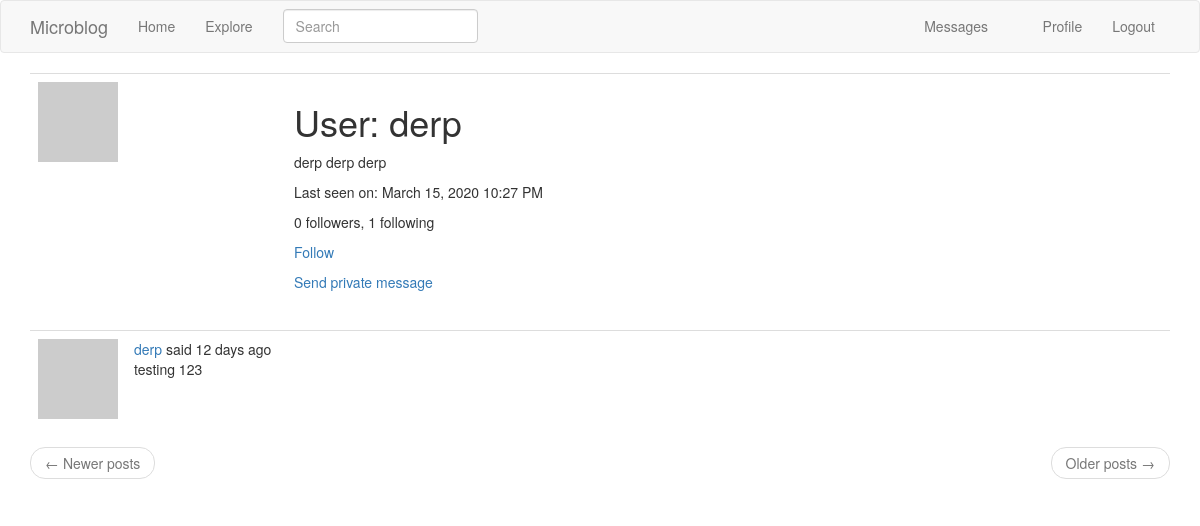
The page /user/derp (signed in) on the database as committed earlier.
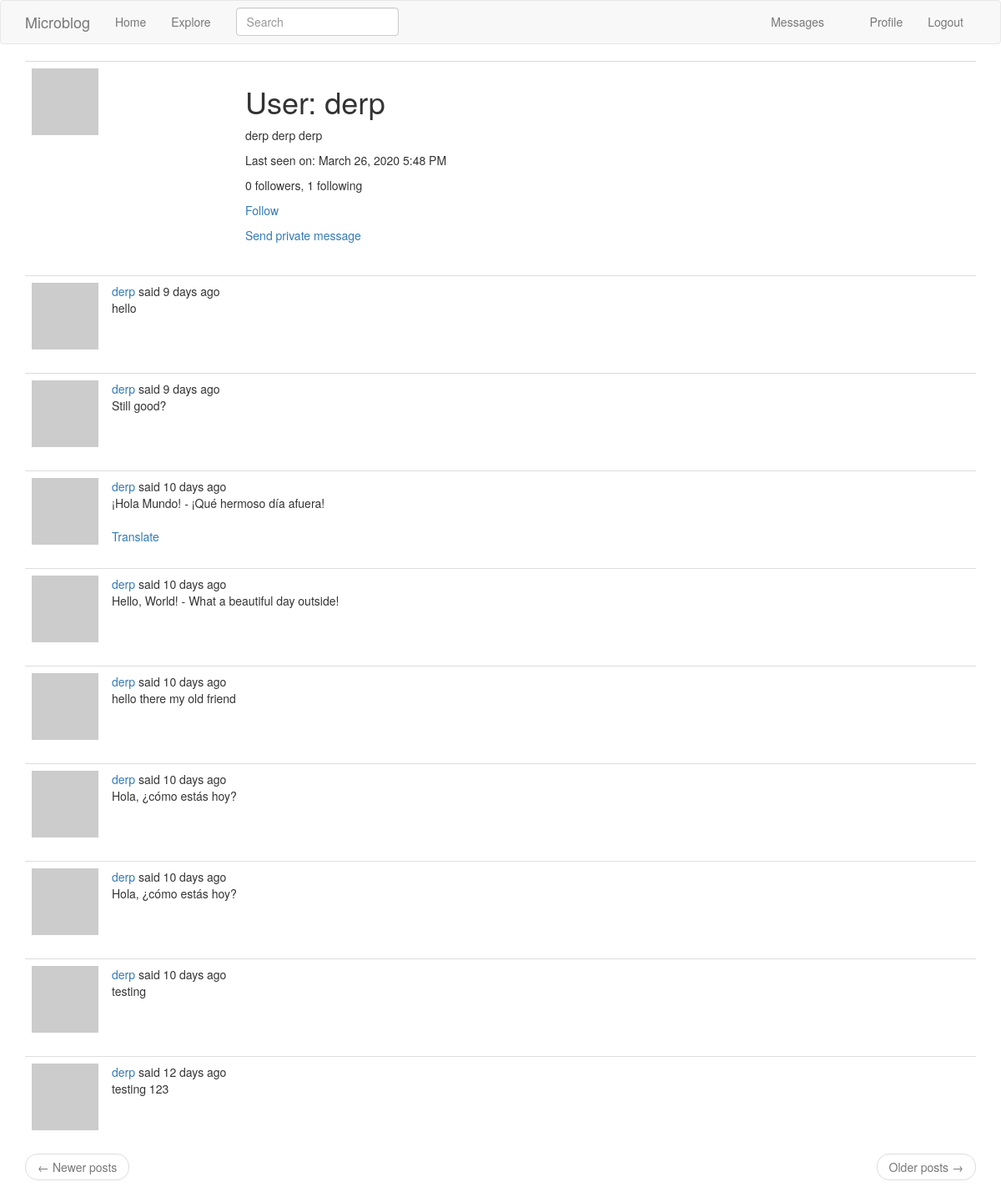
The same page on the database as committed later.
### app/models.py (models this page shows, shortened)
class PaginatedAPIMixin(object):
    @staticmethod
    def to_collection_dict(query, page, per_page, endpoint, **kwargs):
        resources = query.paginate(page, per_page, False)
        data = {
            'items': [item.to_dict() for item in resources.items],
            '_meta': {
                'page': page,
                'per_page': per_page,
                'total_pages': resources.pages,
                'total_items': resources.total
            },
            '_links': {
                'self': url_for(endpoint, page=page, per_page=per_page,
                                **kwargs),
                'next': url_for(endpoint, page=page + 1, per_page=per_page,
                                **kwargs) if resources.has_next else None,
                'prev': url_for(endpoint, page=page - 1, per_page=per_page,
                                **kwargs) if resources.has_prev else None
            }
        }
        return data

class User(PaginatedAPIMixin,UserMixin, db.Model):
    id = db.Column(db.Integer, primary_key=True)
    username = db.Column(db.String(64), index=True, unique=True)
    email = db.Column(db.String(120), index=True, unique=True)
    password_hash = db.Column(db.String(128))
    posts = db.relationship('Post', backref='author', lazy='dynamic')
    about_me = db.Column(db.String(140))
    last_seen = db.Column(db.DateTime, default = datetime.utcnow)
    followed = db.relationship(
        'User', secondary=followers,
        primaryjoin=(followers.c.follower_id == id),
        secondaryjoin=(followers.c.followed_id == id),
        backref=db.backref('followers', lazy='dynamic'), lazy='dynamic')
    messages_sent = db.relationship('Message',
                                    foreign_keys='Message.sender_id',
                                    backref='author', lazy='dynamic')
    messages_received = db.relationship('Message',
                                        foreign_keys='Message.recipient_id',
                                        backref='recipient', lazy='dynamic')
    last_message_read_time = db.Column(db.DateTime)
    notifications = db.relationship('Notification', backref='user',
                                    lazy='dynamic')
    tasks = db.relationship('Task', backref='user', lazy='dynamic')
    token = db.Column(db.String(32), index=True, unique=True)
    token_expiration = db.Column(db.DateTime)
    def avatar(self, size):
        digest = md5(self.email.lower().encode('utf-8')).hexdigest()
        return 'https://www.gravatar.com/avatar/{}?d=identicon&s={}'.format(
            digest, size)
    def is_following(self, user):
        return self.followed.filter(
            followers.c.followed_id == user.id).count() > 0
    def new_messages(self):
        last_read_time = self.last_message_read_time or datetime(1900, 1, 1)
        return Message.query.filter_by(recipient=self).filter(
            Message.timestamp > last_read_time).count()
    def get_tasks_in_progress(self):
        return Task.query.filter_by(user=self, complete=False).all()

class SearchableMixin(object):
    @classmethod
    def before_commit(cls, session):
        session._changes = {
            'add': list(session.new),
            'update': list(session.dirty),
            'delete': list(session.deleted)
        }
    @classmethod
    def after_commit(cls, session):
        for obj in session._changes['add']:
            if isinstance(obj, SearchableMixin):
                add_to_index(obj.__tablename__, obj)
        for obj in session._changes['update']:
            if isinstance(obj, SearchableMixin):
                add_to_index(obj.__tablename__, obj)
        for obj in session._changes['delete']:
            if isinstance(obj, SearchableMixin):
                remove_from_index(obj.__tablename__, obj)
        session._changes = None

class Post(SearchableMixin, db.Model):
    __searchable__ = ['body']
    id = db.Column(db.Integer, primary_key=True)
    body = db.Column(db.String(140))
    timestamp = db.Column(db.DateTime, index=True, default=datetime.utcnow)
    user_id = db.Column(db.Integer, db.ForeignKey('user.id'))
    language = db.Column(db.String(5))

### app/main/routes.py (the view)
@bp.route('/user/<username>')
@login_required
def user(username):
    user = User.query.filter_by(username=username).first_or_404()
    page = request.args.get('page', 1, type=int)
    posts = user.posts.order_by(Post.timestamp.desc()).paginate(
        page, current_app.config['POSTS_PER_PAGE'], False)
    next_url = url_for('main.user', username=user.username,
                       page=posts.next_num) if posts.has_next else None
    prev_url = url_for('main.user', username=user.username,
                       page=posts.prev_num) if posts.has_prev else None
    return render_template('user.html', user=user, posts=posts.items,
                           next_url=next_url, prev_url=prev_url)

### app/main/forms.py
class SearchForm(FlaskForm):
    q = StringField(_l('Search'), validators=[DataRequired()])
    def __init__(self, *args, **kwargs):
        if 'formdata' not in kwargs:
            kwargs['formdata'] = request.args
        if 'csrf_enabled' not in kwargs:
            kwargs['csrf_enabled'] = False
        super(SearchForm, self).__init__(*args, **kwargs)

### app/main/routes.py (called while the page is built)
@bp.before_app_request
def before_request():
    if current_user.is_authenticated:
        current_user.last_seen = datetime.utcnow()
        db.session.commit()
        g.search_form = SearchForm()
    g.locale = str(get_locale())

### app/models.py (called while the page is built)
@login.user_loader
def load_user(id):
    return User.query.get(int(id))

### app/templates/user.html
{% extends "base.html" %}
{% block app_content %}
    <table class="table table-hover">
        <tr>
            <td width="256px"><img src="{{ user.avatar(256) }}"></td>
            <td>
                <h1>{{ _('User') }}: {{ user.username }}</h1>
                {% if user.about_me %}<p>{{ user.about_me }}</p>{% endif %}
                {% if user.last_seen %}
                <p>{{ _('Last seen on') }}: {{ moment(user.last_seen).format('LLL') }}</p>
                {% endif %}
                <p>{{ _('%(count)d followers', count=user.followers.count()) }}, {{ _('%(count)d following', count=user.followed.count()) }}</p>
                {% if user == current_user %}
                <p><a href="{{ url_for('main.edit_profile') }}">{{ _('Edit your profile') }}</a></p>
                {% if not current_user.get_task_in_progress('export_posts') %}
                <p><a href="{{ url_for('main.export_posts') }}">{{ _('Export your posts') }}</a></p>
                {% endif %}
                {% elif not current_user.is_following(user) %}
                <p><a href="{{ url_for('main.follow', username=user.username) }}">{{ _('Follow') }}</a></p>
                {% else %}
                <p><a href="{{ url_for('main.unfollow', username=user.username) }}">{{ _('Unfollow') }}</a></p>
                {% endif %}
                {% if user != current_user %}
                <p><a href="{{ url_for('main.send_message', recipient=user.username) }}">{{ _('Send private message') }}</a></p>
                {% endif %}
            </td>
        </tr>
    </table>
    {% for post in posts %}
        {% include '_post.html' %}
    {% endfor %}
    <nav aria-label="...">
        <ul class="pager">
            <li class="previous{% if not prev_url %} disabled{% endif %}">
                <a href="{{ prev_url or '#' }}">
                    <span aria-hidden="true">&larr;</span> {{ _('Newer posts') }}
                </a>
            </li>
            <li class="next{% if not next_url %} disabled{% endif %}">
                <a href="{{ next_url or '#' }}">
                    {{ _('Older posts') }} <span aria-hidden="true">&rarr;</span>
                </a>
            </li>
        </ul>
    </nav>
{% endblock %}

### app/templates/_post.html (shortened to what this page needs)
    <table class="table table-hover">
        <tr>
            <td width="70px">
                <a href="{{ url_for('main.user', username=post.author.username) }}">
                    <img src="{{ post.author.avatar(70) }}" />
                </a>
            </td>
            <td>
                {{ _('%(username)s said %(when)s',
                    username=user_link, when=moment(post.timestamp).fromNow()) }}
                <br>
                <span id="post{{ post.id }}">{{ post.body }}</span>
                {% if post.language and post.language != g.locale %}
                <br><br>
                <span id="translation{{ post.id }}">
                    <a href="javascript:translate(
                                '#post{{ post.id }}',
                                '#translation{{ post.id }}',
                                '{{ post.language }}',
                                '{{ g.locale }}');">{{ _('Translate') }}</a>
                </span>
                {% endif %}
            </td>
        </tr>
    </table>

Rows that differ between the two databases and show on the page:
changed User "derp": last_seen "March 15, 2020 10:27 PM" → "March 26, 2020 5:48 PM"
added Post: body "hello"
added Post: body "Still good?"
added Post: body "¡Hola Mundo! - ¡Qué hermoso día afuera!"
added Post: body "Hello, World! - What a beautiful day outside!"
added Post: body "hello there my old friend"
added Post: body "Hola, ¿cómo estás hoy?"
added Post: body "Hola, ¿cómo estás hoy?"
added Post: body "testing"
